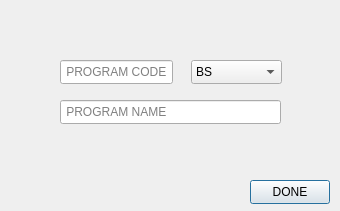
<?xml version="1.0" encoding="UTF-8"?>
<ui version="4.0">
 <class>addcourse</class>
 <widget class="QDialog" name="addcourse">
  <property name="geometry">
   <rect>
    <x>0</x>
    <y>0</y>
    <width>340</width>
    <height>211</height>
   </rect>
  </property>
  <property name="windowTitle">
   <string/>
  </property>
  <widget class="QPushButton" name="done">
   <property name="geometry">
    <rect>
     <x>250</x>
     <y>180</y>
     <width>80</width>
     <height>24</height>
    </rect>
   </property>
   <property name="text">
    <string>DONE</string>
   </property>
  </widget>
  <widget class="QLineEdit" name="coursename">
   <property name="geometry">
    <rect>
     <x>60</x>
     <y>100</y>
     <width>221</width>
     <height>24</height>
    </rect>
   </property>
   <property name="text">
    <string/>
   </property>
   <property name="placeholderText">
    <string> PROGRAM NAME</string>
   </property>
  </widget>
  <widget class="QLineEdit" name="coursecode">
   <property name="geometry">
    <rect>
     <x>60</x>
     <y>60</y>
     <width>113</width>
     <height>24</height>
    </rect>
   </property>
   <property name="text">
    <string/>
   </property>
   <property name="placeholderText">
    <string> PROGRAM CODE</string>
   </property>
  </widget>
  <widget class="QComboBox" name="options">
   <property name="geometry">
    <rect>
     <x>191</x>
     <y>60</y>
     <width>91</width>
     <height>24</height>
    </rect>
   </property>
   <item>
    <property name="text">
     <string>BS</string>
    </property>
   </item>
   <item>
    <property name="text">
     <string>BA</string>
    </property>
   </item>
   <item>
    <property name="text">
     <string>BACHELOR</string>
    </property>
   </item>
   <item>
    <property name="text">
     <string>MASTER</string>
    </property>
   </item>
  </widget>
 </widget>
 <resources/>
 <connections/>
</ui>
